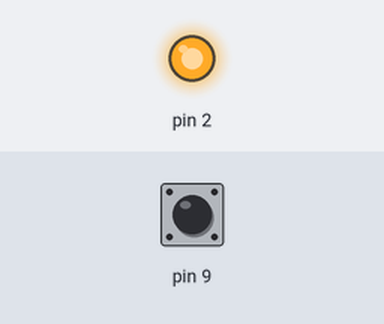
Simulated run of this sketch. Board: Arduino Uno, built with avr-gcc and run on an emulated ATmega328P. On the bench: output pins drawn as LEDs (lit = HIGH). Inputs (shaded band) come from the test bench; at power-on: pin 9 HIGH.

Above: at 1.2 s.
1.3 s: pin 9 pulled LOW for 0.15 s
At 2.5 s:
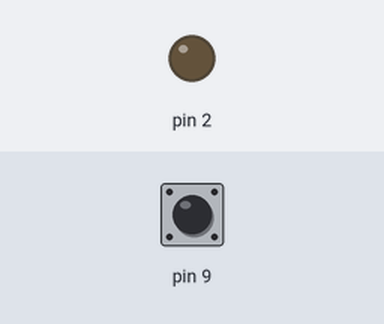
3.0 s: pin 9 pulled LOW for 1 s
At 5.1 s:
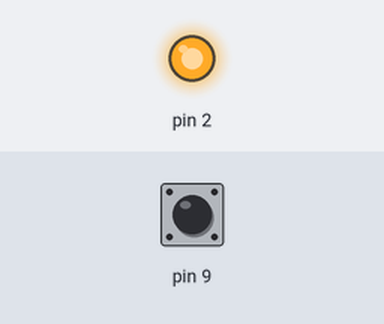
5.5 s: pin 9 pulled LOW for 3.2 s
At 9.9 s:
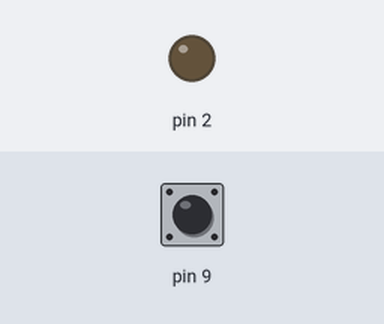
Timing chart, 0 to 11.4 s (numbered marks = the images above; inputs shaded):
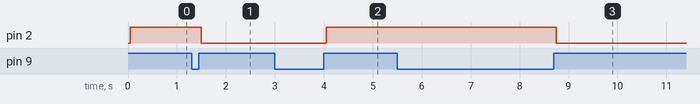

Measured:
- after the input at 1.3 s, pin 2: HIGH → LOW after 0.20 s
- after the input at 3.0 s, pin 2: LOW → HIGH after 1.1 s
- after the input at 5.5 s, pin 2: HIGH → LOW after 3.3 s

The sketch:

Oef3.ino
```cpp
int toestand = 0;
int vorigeToestand = 0;
int i = 0;
int j = 0;
void setup() {
  pinMode (9, INPUT_PULLUP);
  pinMode (2, OUTPUT);
}

void loop() {
  // put your main code here, to run repeatedly:
  toestand = digitalRead(9);
  delay(50);
  if (toestand != vorigeToestand){
     if (toestand==HIGH and i==0) {
        digitalWrite (2, HIGH);
        j=1;
      }
     else if (toestand==LOW and j==1){
      i=1;
     }
   else if (toestand==HIGH and i==1){
    digitalWrite (2, LOW);
    j=0;
   }
   else if (toestand==LOW and j==0) {
    i=0;
   }
   }
    vorigeToestand=toestand;
   }
```
